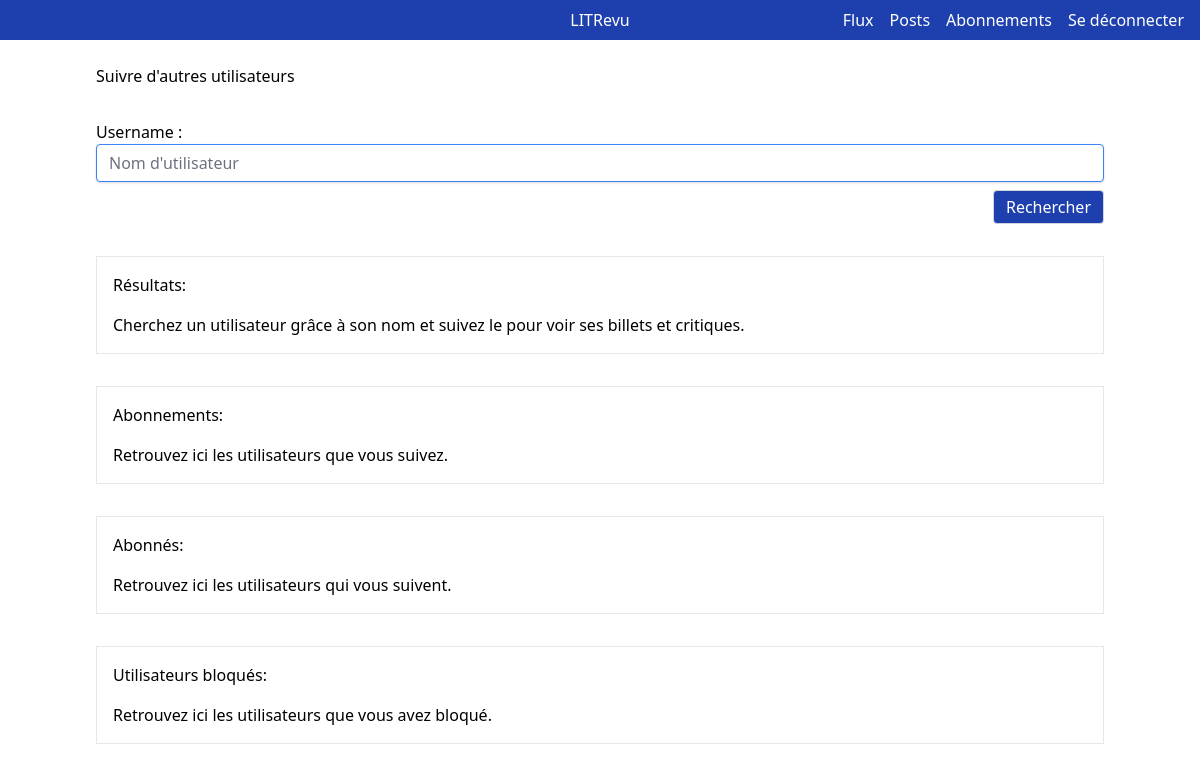
Page /community/search/ (signed in) on the earlier database version.
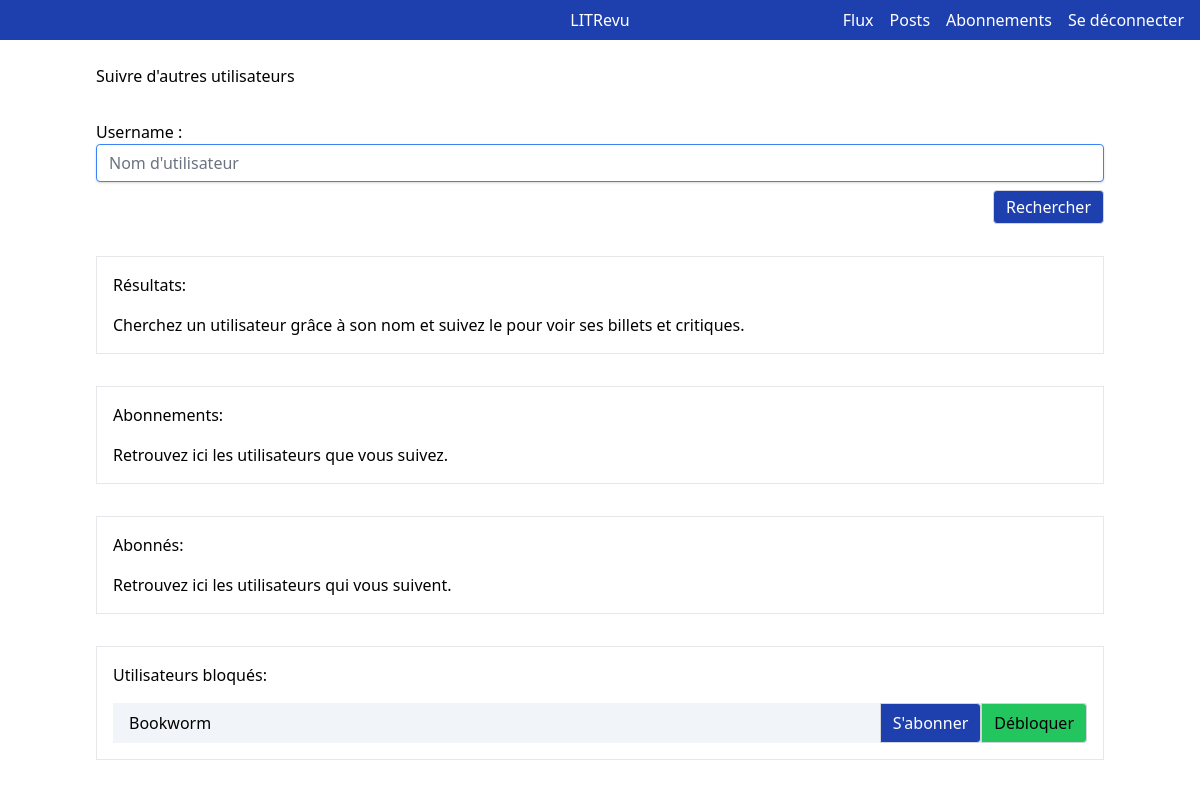
Same page on the later database version.
### authentication/models.py (models this page shows)
class User(AbstractUser):
    pass

### community/views.py (the view, shortened to what this page needs)
# urls.py: path("search/", views.SearchUserView.as_view(), name="search"),
class SearchUserView(LoginRequiredMixin, View):
    results = None
    searched = False
    search_form = SearchUsersForm()
    template_name = "community/search_users_form.html"
    followed_users = []
    followed_by = []
    blocked_users = []
    def get(self, request, *args, **kwargs):
        username = self.request.GET.get("username")
        current_user = self.request.user
        self.followed_users = UserFollows.objects.filter(
            user__id=current_user.id
        )
        self.followed_users = [f.followed_user for f in self.followed_users]
        self.followed_by = UserFollows.objects.filter(
            followed_user__id=current_user.id
        )
        self.followed_by = [
            {"user": f.user, "followed": f.user in self.followed_users}
            for f in self.followed_by
        ]
        self.blocked_users = [
            b.blocked_user
            for b in UserBlocks.objects.filter(user__id=current_user.id)
        ]
        return render(
            request,
            "community/search_users_form.html",
            {
                "search_form": self.search_form,
                "results": self.results,
                "searched": self.searched,
                "followed_users": self.followed_users,
                "followed_by": self.followed_by,
                "blocked_users": self.blocked_users,
            },
        )

### community/forms.py
class SearchUsersForm(forms.Form):
    username = forms.CharField(
        max_length=128,
        required=True,
        widget=forms.TextInput(
            attrs={"class": "text-input", "placeholder": "Nom d'utilisateur"}
        ),
    )

### community/templates/community/search_users_form.html
{% extends 'base.html' %}
{% block content %}
<div class="flex flex-col gap-8">
    <h1>Suivre d'autres utilisateurs</h1>
    <form action="" method="GET" class="flex flex-col gap-2 w-full">
        {{ search_form }}
        <button type="submit"
            class="max-w-40 self-end rounded border border-gray-300 px-3 py-1 bg-blue-800 text-white">Rechercher</button>
    </form>
    <div class="flex flex-col gap-4 border p-4">
        <h2>Résultats: </h2>
        {% if results %}
        {% for r in results %}
        {% include 'community/user_card.html' with user=r.user followed=r.followed blocked=r.blocked %}
        {% endfor %}
        {% elif searched %}
        <h3>
            Aucun utilisateur n'est enregistré avec ce nom.
        </h3>
        {% else %}
        <h3>
            Cherchez un utilisateur grâce à son nom et suivez le pour voir ses billets et critiques.
        </h3>
        {% endif %}
    </div>
    <div class="flex flex-col gap-4 border p-4">
        <h2>Abonnements:</h2>
        {% if followed_users %}
        {% for u in followed_users %}
        <ul class="flex flex-col gap-4">
            <li>
                {% include 'community/user_card.html' with user=u followed=True %}
            </li>
        </ul>
        {% endfor %}
        {% else %}
        <h3>Retrouvez ici les utilisateurs que vous suivez.</h3>
        {% endif %}
    </div>
    <div class="flex flex-col gap-4 border p-4">
        <h2>Abonnés:</h2>
        {% if followed_by %}
        {% for u in followed_by %}
        <ul class="flex flex-col gap-4">
            <li>
                {% include 'community/user_card.html' with user=u.user followed=u.followed %}
            </li>
        </ul>
        {% endfor %}
        {% else %}
        <h3>Retrouvez ici les utilisateurs qui vous suivent.</h3>
        {% endif %}
    </div>
    <div class="flex flex-col gap-4 border p-4">
        <h2>Utilisateurs bloqués:</h2>
        {% if blocked_users %}
        {% for u in blocked_users %}
        <ul class="flex flex-col gap-4">
            <li>
                {% include 'community/user_card.html' with user=u blocked=True %}
            </li>
        </ul>
        {% endfor %}
        {% else %}
        <h3>Retrouvez ici les utilisateurs que vous avez bloqué.</h3>
        {% endif %}
    </div>
</div>
{% endblock  %}

### community/templates/community/user_card.html (shortened to what this page needs)
<div class="flex justify-between bg-slate-100">
    <h2 class="px-4 py-2">
        {{ user.username }}
    </h2>
    <div class="flex">
        {% if not followed %}
        <button
            class="rounded-tr rounded-br border border-gray-300 px-3 py-1 bg-blue-800 text-white  hover:bg-blue-700">
            <a href="{% url 'community:subscribe' user.id %}">
                S'abonner
            </a>
        </button>
        {% endif %}
        {% if not blocked %}
        <button class="rounded-tr rounded-br border border-gray-300 px-3 py-1 bg-red-800 text-white  hover:bg-red-700">
            <a href="{% url 'community:block' user.id %}">
                Bloquer
            </a>
        </button>
        {% else %}
        <button
            class="rounded-tr rounded-br border border-gray-300 px-3 py-1 bg-green-500 hover:text-gray-900 hover:bg-green-300">
            <a href="{% url 'community:unblock' user.id %}">
                Débloquer
            </a>
        </button>
        {% endif %}
    </div>
</div>

Differences in the rows shown:
now on this page (row edited): User: username "Bookworm"
Other differences:
text no longer shown: "Retrouvez ici les utilisateurs que vous avez bloqué."
